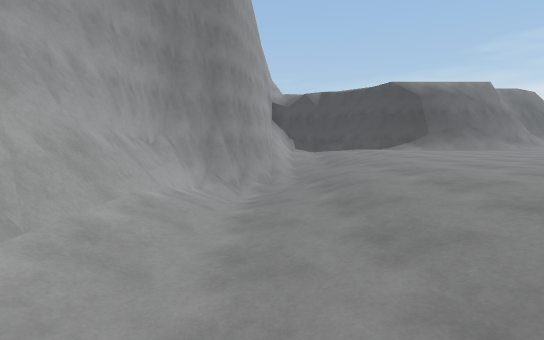
view 1 (above)

20 first-person views from a walk through a 3-D level made in the Unity game engine. The camera is 1.5 m above the floor, tilts 6° down and sees 85° across. The floor is counted in squares, 2 m on a side. Each view is taken from the middle of a square. On the plan, view 1 faces up. The plan holds only what a view shows up to about 10 squares ahead; the rest is blank. The place goes on beyond the plan. The player is left out.

view 2
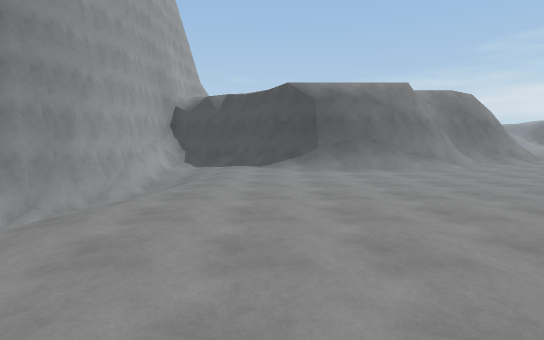

view 3
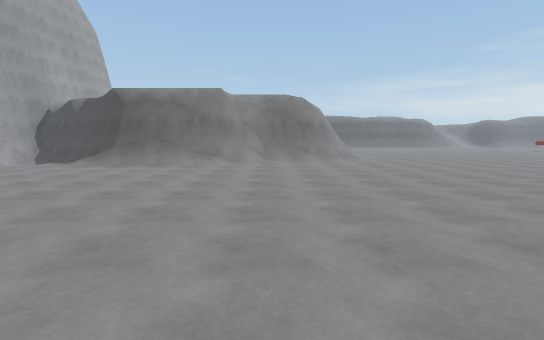

view 4
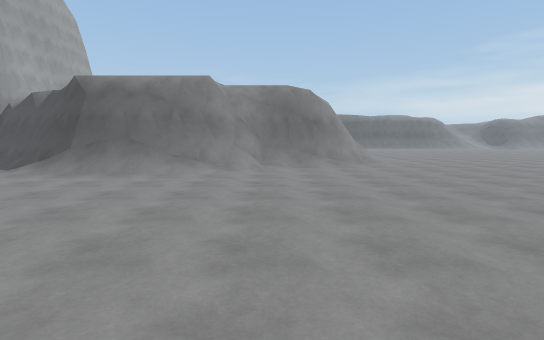

view 5
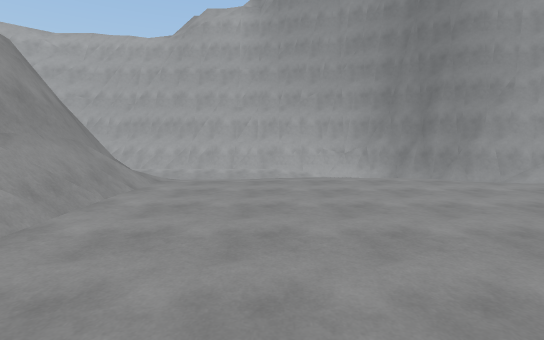

view 6
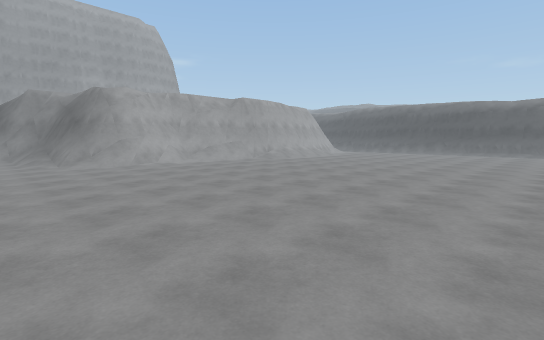

view 7
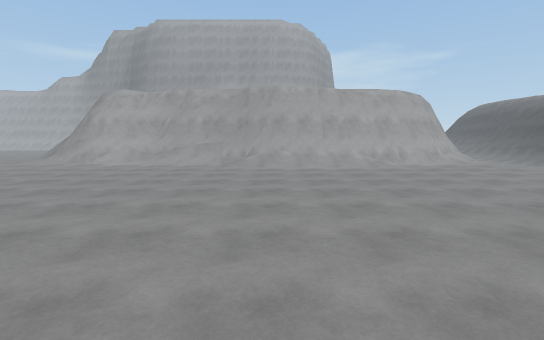

view 8
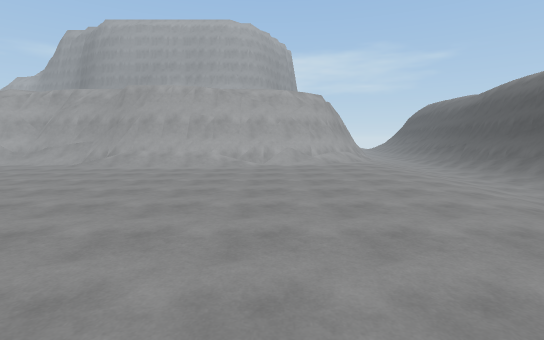

view 9
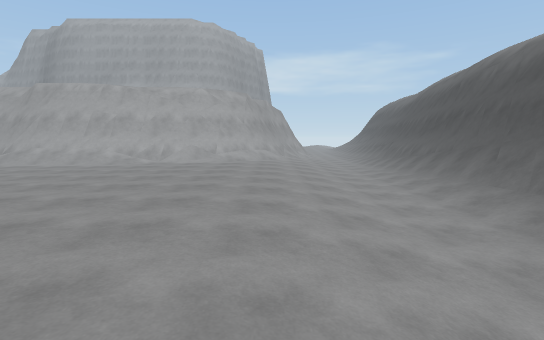

view 10
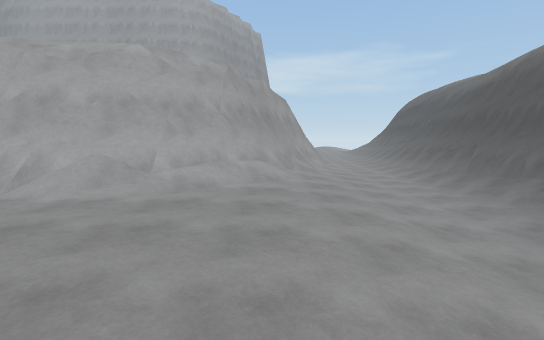

view 11
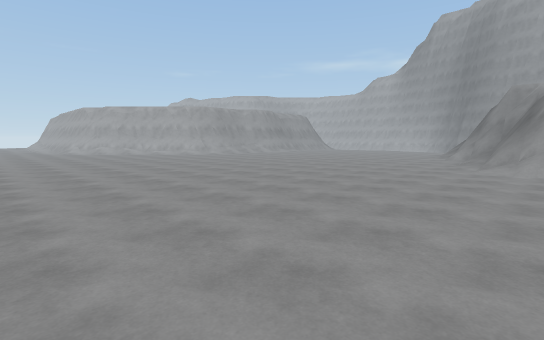

view 12
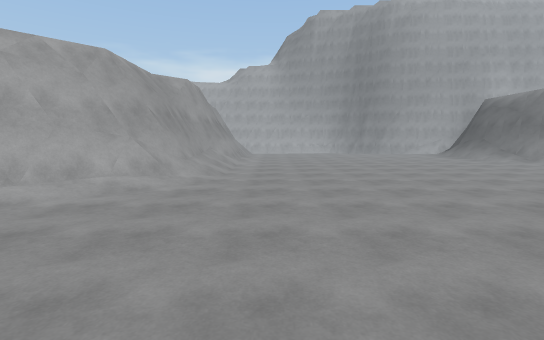

view 13
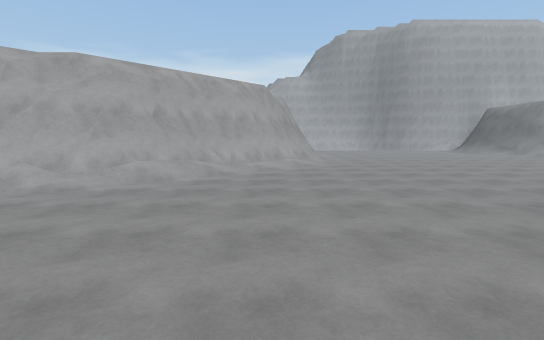

view 14
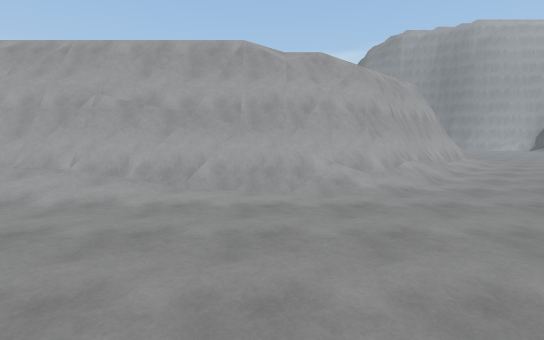

view 15
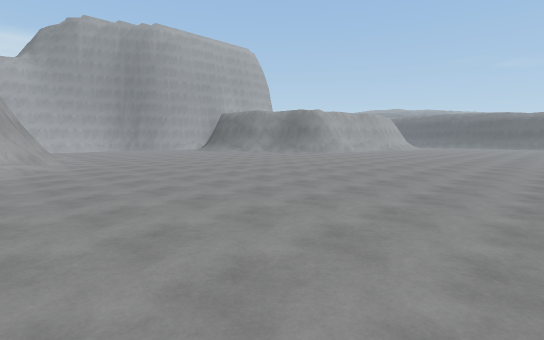

view 16
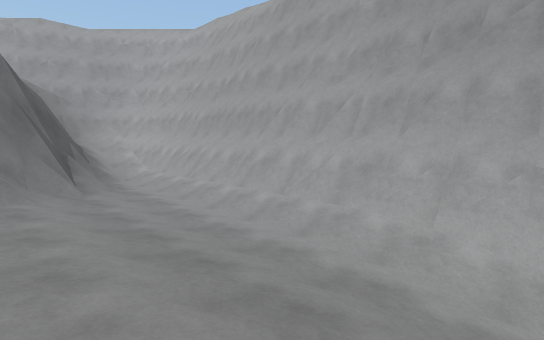

view 17
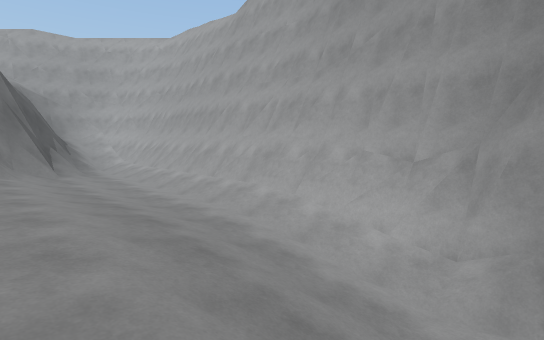

view 18
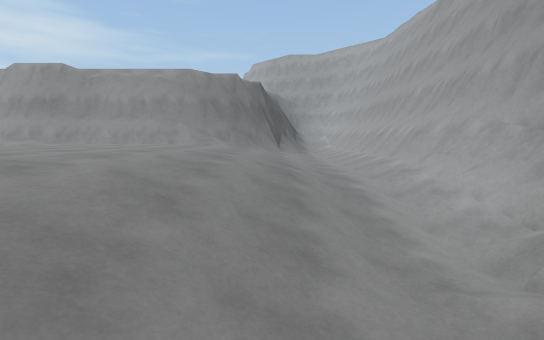

view 19
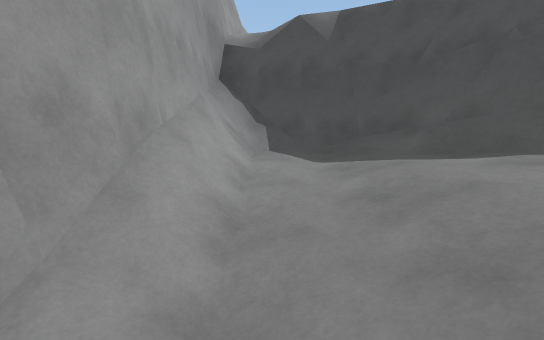

view 20
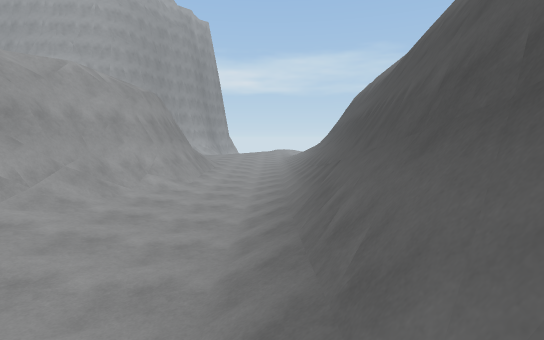

### Floor plan
Key: @ floor where view 1 was taken; # wall or solid block; . main floor; : floor 0.25 m higher than the main floor; - floor 0.25 m lower than the main floor; + floor 0.5 m higher than the main floor; _ floor 0.5 m lower than the main floor; < floor 0.75 m lower than the main floor; ( floor 1 m lower than the main floor; ! floor 1.75 m lower than the main floor; / step, stairs or slope; = window, fence, low wall or low ledge; v drop or lower ground.
Columns run from 2 left of view 1 to 22 right of it. Each row starts with its distance up from view 1.
 33       vvvv//
 32       ######vvvv///
 31       ///###########
 30       _____-///////##
 29       _<<<<<<<<<___--/
 28       =##/_________<<<<
 27       #####//----------_
 26          #####......-----
 25              ##.........
 24               #/........
 23               ##.........
 22               ##........
 21                #/.......
 20                #/........
 19                #/........
 18               ##:........
 17               #/.........
 16               #/.........
 15               #/.........
 14               ##.........
 13   ####       ##/.........
 12   #-/##    ####+.........
 11   #--/### ##//...........
 10   #//./#####.............
  9  ##//....................
  8  ##//....................
  7 ##!//....................
  6 #///-....................
  5 #///.....................
  4 #/(-.....................
  3 #/(--....................
  2 #/(_-....................
  1 #/<_-/===###.............
  0 #/@-/##########=.........
 -1 #<<###        ###........
 -2 #</##           ##......
 -3 #/##            ###....
 -4 #/##              ##...
 -5 #/#                #....
 -6 ###                ##....
 -7                    ##...
 -8                     #..
 -9                     #.
-10                     #

Positions as (right, up) in squares from view 1, and headings:
1: (0, 0), facing up
2: (4, 2), facing up
3: (10, 1), facing up
4: (10, 3), facing up
5: (8, 3), facing left
6: (22, 10), facing up-left
7: (22, 19), facing left
8: (22, 23), facing left
9: (22, 26), facing left
10: (17, 26), facing left
11: (21, 13), facing down-left
12: (18, 2), facing left
13: (22, -1), facing left
14: (22, -6), facing left
15: (22, -1), facing up-left
16: (2, 5), facing down-left
17: (2, 7), facing down-left
18: (1, 9), facing down
19: (1, 8), facing up
20: (14, 30), facing left
